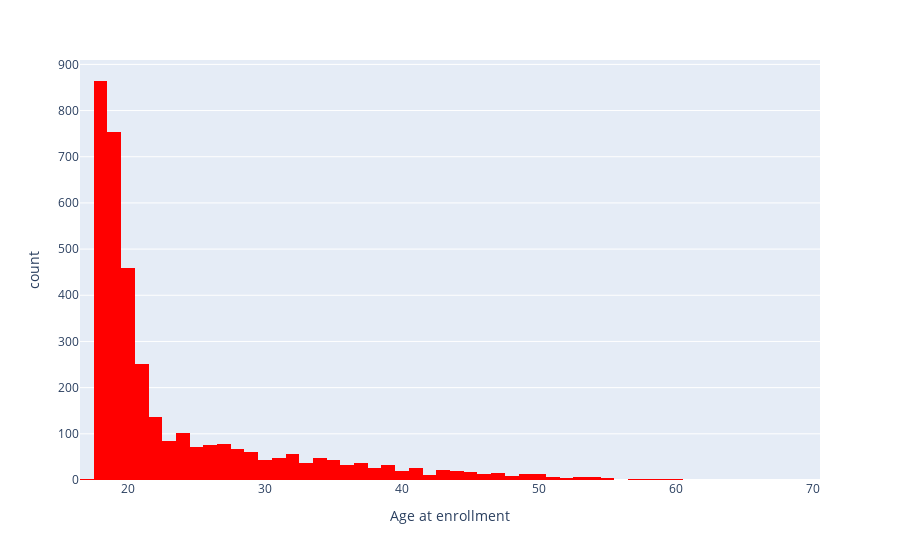

This figure's notebook cell:
### Code cell
px.histogram(df['Age at enrollment'], x='Age at enrollment',color_discrete_sequence=['red'])

### Figure 1 — Plotly figure (JSON) as saved in the notebook; plotly's stock layout.template omitted (floating-point values rounded to 4 significant figures; data arrays with more than 128 entries replaced by an {"elided": "..."} marker saying what was removed)
{"data": [{"alignmentgroup": "True", "bingroup": "x", "hovertemplate": "Age at enrollment=%{x}<br>count=%{y}<extra></extra>", "legendgroup": "", "marker": {"color": "red", "pattern": {"shape": ""}}, "name": "", "offsetgroup": "", "orientation": "v", "showlegend": false, "type": "histogram", "x": {"elided": "3630 int values"}, "xaxis": "x", "yaxis": "y"}], "layout": {"barmode": "relative", "legend": {"tracegroupgap": 0}, "margin": {"t": 60}, "xaxis": {"anchor": "y", "domain": [0, 1], "title": {"text": "Age at enrollment"}}, "yaxis": {"anchor": "x", "domain": [0, 1], "title": {"text": "count"}}}}
